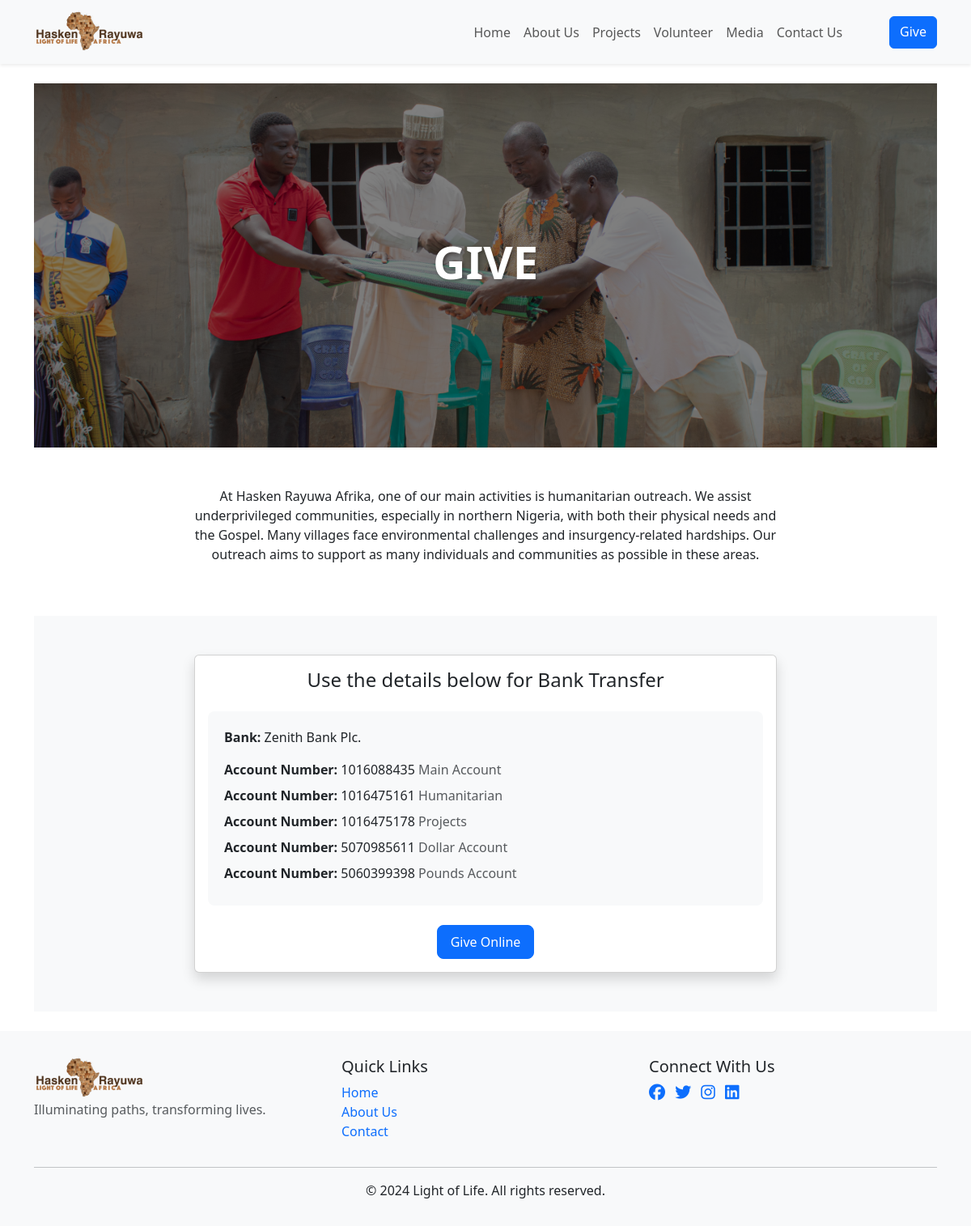
The page /give/ on the database its author committed.
### core/models.py (models this page shows, shortened)
class SiteLogo(models.Model):
    logo = models.ImageField(upload_to='logos/')
    updated_at = models.DateTimeField(auto_now=True)
    class Meta:
        verbose_name_plural = "Site Logo"

class DonationPage(models.Model):
    title = models.CharField(max_length=200, default="GIVE")
    header_image = models.ImageField(upload_to='donations/')
    description = models.TextField()
    bank_name = models.CharField(max_length=100, default="Zenith Bank Plc.")
    class Meta:
        verbose_name = "Donation Page"
        verbose_name_plural = "Donation Page"

class BankAccount(models.Model):
    bank_name = models.CharField(max_length=100, null=True, blank=True)
    account_name = models.CharField(max_length=100, null=True, blank=True)
    account_number = models.CharField(max_length=20, null=True, blank=True)
    description = models.CharField(max_length=100, null=True, blank=True)  # e.g., "MAIN ACCOUNT", "HUMANITARIAN"

### core/views.py (the view)
# urls.py: path('give/', views.give, name='give'),
def give(request):
    context = {
        'page': DonationPage.objects.first(),
        'bank_accounts': BankAccount.objects.all(),
        'logo': SiteLogo.objects.last(),
    }
    return render(request, 'core/give.html', context)

### core/templates/core/give.html (shortened to what this page needs)
{% extends 'base.html' %}
{% load static %}
{% block content %}
<section class="give-hero">
    {% if page.header_image %}
    <div class="hero-container">
        <div class="hero-image" style="background-image: url('{{ page.header_image.url }}');">
            <div class="overlay"></div>
            <div class="container h-100">
                <div class="row h-100 align-items-center justify-content-center">
                    <div class="col-lg-8 text-center">
                        <h1 class="hero-title text-white">{{ page.title }}</h1>
                    </div>
                </div>
            </div>
        </div>
    </div>
    {% endif %}
</section>
<section class="description-section py-5">
    <div class="container">
        <div class="row justify-content-center">
            <div class="col-lg-8 text-center">
                <p>{{ page.description }}</p>
            </div>
        </div>
    </div>
</section>
<section class="bank-details-section py-5 bg-light">
    <div class="container">
        <div class="row justify-content-center">
            <div class="col-lg-8">
                <div class="card shadow">
                    <div class="card-body">
                        <h4 class="text-center mb-4">Use the details below for Bank Transfer</h4>
                        <div class="bank-details">
                            <p class="mb-3"><strong>Bank:</strong> {{ page.bank_name }}</p>
                            {% for account in bank_accounts %}
                            <p class="mb-2">
                                <strong>Account Number:</strong> {{ account.account_number }}
                                <span class="text-muted">{{ account.description }}</span>
                            </p>
                            {% endfor %}
                        </div>
                        <div class="text-center mt-4">
                            <a href="https://dashboard.flutterwave.com/donate/o2pfywdiris4" class="btn btn-primary btn-lg">
                                Give Online
                            </a>
                        </div>
                    </div>
                </div>
            </div>
        </div>
    </div>
</section>
{% endblock %}

### core/templates/base.html (shortened to what this page needs)
<!DOCTYPE html>
<html lang="en">
<head>
    <link href="https://cdn.jsdelivr.net/npm/bootstrap@5.3.3/dist/css/bootstrap.min.css" rel="stylesheet">
    <link href="https://cdnjs.cloudflare.com/ajax/libs/font-awesome/6.5.1/css/all.min.css" rel="stylesheet">
    <link rel="stylesheet" href="https://cdnjs.cloudflare.com/ajax/libs/photoswipe/5.4.2/photoswipe.min.css">
    <link rel="stylesheet" href="https://unpkg.com/leaflet@1.9.4/dist/leaflet.css" />
</head>
<body>
    <nav class="navbar navbar-expand-lg navbar-light bg-light shadow-sm">
        <div class="container">
            {% if logo %}
                <a class="navbar-brand" href="/"><img id="logo" src="{{ logo.logo.url }}" alt="Logo"></a>
            {% else %}
                <a class="navbar-brand" href="/">Light of Life</a>
            {% endif %}
            <div class="collapse navbar-collapse" id="navbarNav">
                <ul class="navbar-nav ms-auto">
                    <li class="nav-item">
                        <a class="nav-link" href="{% url 'home' %}">Home</a>
                    </li>
                    <li class="nav-item">
                        <a class="nav-link" href="{% url 'about' %}">About Us</a>
                    </li>
                        <a class="nav-link" href="{% url 'projects' %}">Projects</a>
                        <a class="nav-link" href="{% url 'volunteer' %}">Volunteer</a>
                        <a class="nav-link" href="{% url 'media' %}">Media</a>
                        <a class="nav-link" href="{% url 'contact' %}">Contact Us</a>
                        <a class="btn btn-primary" style="margin-left: 50px;" href="{% url 'give' %}">Give</a>
                </ul>
            </div>
        </div>
    </nav>
    <main class="py-4">
        <div class="container">
            {% block content %}{% endblock %}
        </div>
    </main>
    <footer class="footer">
        <div class="container">
            <div class="row">
                <div class="col-md-4">
                    <a class="navbar-brand" href="/"><img id="logo" src="{{ logo.logo.url }}" alt="Logo"></a>
                    <p class="text-muted">Illuminating paths, transforming lives.</p>
                </div>
                <div class="col-md-4">
                    <h5>Quick Links</h5>
                    <ul class="list-unstyled">
                        <li><a href="{% url 'home' %}" class="text-decoration-none">Home</a></li>
                        <li><a href="{% url 'about' %}" class="text-decoration-none">About Us</a></li>
                        <li><a href="{% url 'contact' %}" class="text-decoration-none">Contact</a></li>
                    </ul>
                </div>
                <div class="col-md-4">
                    <h5>Connect With Us</h5>
                    <div class="social-links">
                        <a href="#" class="text-decoration-none me-2"><i class="fab fa-facebook fa-lg"></i></a>
                        <a href="#" class="text-decoration-none me-2"><i class="fab fa-twitter fa-lg"></i></a>
                        <a href="#" class="text-decoration-none me-2"><i class="fab fa-instagram fa-lg"></i></a>
                        <a href="#" class="text-decoration-none"><i class="fab fa-linkedin fa-lg"></i></a>
                    </div>
                </div>
            </div>
            <hr>
            <div class="text-center">
                <p class="mb-0">&copy; {% now "Y" %} Light of Life. All rights reserved.</p>
            </div>
        </div>
    </footer>
</body>
</html>

### core/templates/base.html (style rules this page uses)
body { display: flex; flex-direction: column; min-height: 100vh; }
main { flex: 1 0 auto; }
.navbar-brand { font-weight: 600; font-size: 1.5rem; }
.footer { background-color: #f8f9fa; padding: 2rem 0; margin-top: auto; }
.card { transition: transform 0.2s ease-in-out; box-shadow: 0 4px 6px rgba(0, 0, 0, 0.1); }

### core/templates/core/give.html (style rules this page uses)
.give-hero { position: relative; height: 450px; overflow: hidden; }
.hero-container { height: 100%; width: 100%; }
.hero-image { height: 100%; width: 100%; background-size: cover; background-position: center; background-repeat: no-repeat; position: relative; }
.overlay { position: absolute; top: 0; left: 0; right: 0; bottom: 0; background: rgba(0, 0, 0, 0.5); }
.hero-title { font-size: 3.5rem; font-weight: 700; text-shadow: 2px 2px 4px rgba(0, 0, 0, 0.3); position: relative; z-index: 2; }
.bank-details { background: #f8f9fa; padding: 20px; border-radius: 8px; }
.btn-primary { font-size: 1rem; }

### rows shown on the page
SiteLogo: logo (picture)
DonationPage: header_image (picture), title "GIVE", description "At Hasken Rayuwa Afrika, one of our main activities is humanitarian outreach. We assist underprivileged communities, especially in northern Nigeria, with both their physical needs and the Gospel. Many villages face environmental challenges and insurgency-related hardships. Our outreach aims to support as many individuals and communities as possible in these areas.", bank_name "Zenith Bank Plc."
BankAccount: account_number "1016088435", description "Main Account"
BankAccount: account_number "1016475161", description "Humanitarian"
BankAccount: account_number "1016475178", description "Projects"
BankAccount: account_number "5070985611", description "Dollar Account"
BankAccount: account_number "5060399398", description "Pounds Account"
